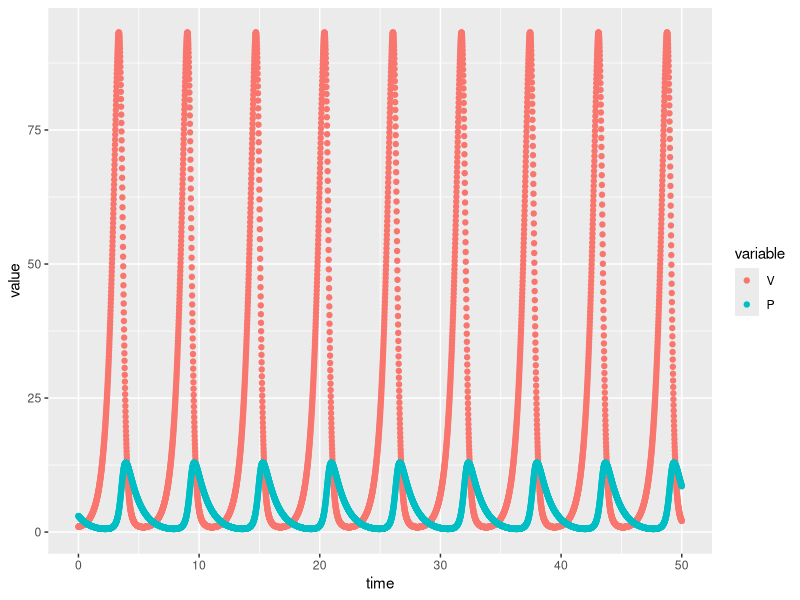
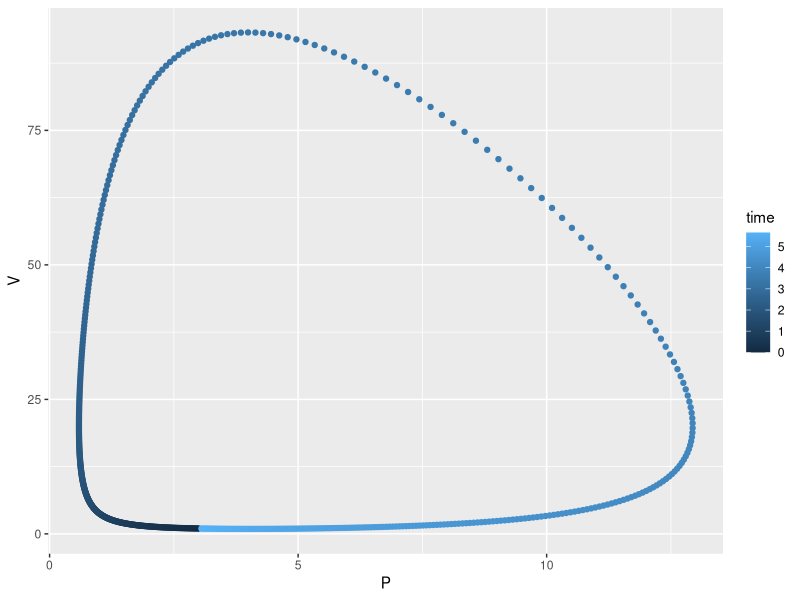

These figures' R source, in order:
library(deSolve)
library(ggplot2)
library(reshape2)

#time
t <- seq(0, 50, by = 0.01)

# parameters
parameters <- c(r = 2, k = 0.5, e = 0.1, d = 1)

# initial condition: this is an array now!
state <- c(V = 1, P = 3)

lotkaVolterra <- function(t, state, parameters){
  with(as.list(c(state, parameters)), {
    dV = r * V - k * V * P
    dP = e * k * V * P - d * P
    list(c(dV, dP))
  })
}

out <- ode(y = state, times = t, func = lotkaVolterra, parms = parameters)
out_df = as.data.frame(out)
out_m = melt(out_df, id.vars='time')

ggplot(out_m, aes(time, value, color = variable)) + geom_point()
ggplot(data = out_df[1:567,], aes(x = P, V, color = time)) + geom_point()
